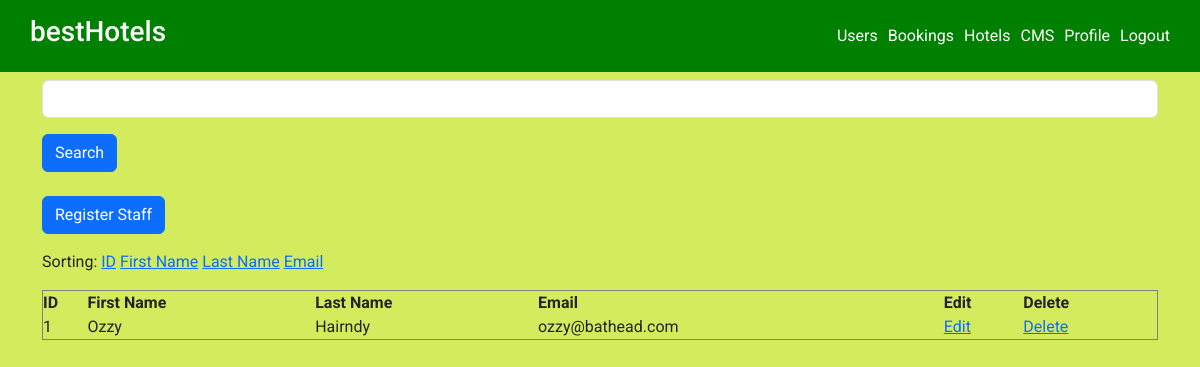
Screenshot of /cms-admin.php (signed in) with the database file from the repository.
### tables this page shows
CREATE TABLE `staff` (
  `staff_id` int(11) NOT NULL AUTO_INCREMENT,
  `staff_firstname` varchar(50) NOT NULL,
  `staff_lastname` varchar(50) NOT NULL,
  `staff_email` varchar(50) NOT NULL,
  `staff_password` varchar(100) NOT NULL,
  PRIMARY KEY (`staff_id`),
  UNIQUE KEY `staff_email` (`staff_email`)
);

### lib/autoloader.php (called while the page is built, shortened)
<?php
    spl_autoload_register( function($class) {
        $classSplit=explode('\\', $class);
        $path = './classes/';
    });
?>

### classes/HotelClasses/User.php (called while the page is built, shortened)
<?php
    class User {
        private $id;
        private $firstName;
        private $lastName;
        private $email;
        function getId() {
            return $this->id;
        }
        function getFirstName() {
            return $this->firstName;
        }
        function getLastName() {
            return $this->lastName;
        }
        function getEmail() {
            return $this->email;
        }
        function setId($id) {
            $this->id = $id;
        }
        function setFirstName($firstName) {
            $this->firstName = $firstName;
        }
        function setLastName($lastName) {
            $this->lastName = $lastName;
        }
        function setEmail($email) {
            $this->email = $email;
        }
    }

### cms-admin.php (the view, shortened to what this page needs)
<?php
    require_once('./lib/autoloader.php');
    require('./lib/get-user-details.php');
    require('./config/db.php');
    if (!isset($_GET["sorting"])) {
        $cmsSorting = "id";
    } else {
        $cmsSorting = $_GET['sorting'];
    }
    if (isset($_POST['search'])) {
        $searchString = "%" . filter_var($_POST["searchText"], FILTER_SANITIZE_STRING) . "%";
        $cmsQuery = 'SELECT * FROM staff WHERE staff.staff_firstname LIKE :ss OR staff.staff_lastname LIKE :ss OR staff.staff_email LIKE :ss OR staff.staff_id LIKE :ss';
    } else {
        $cmsQuery = 'SELECT * FROM staff';
    }
    if ($cmsSorting == 'id') {
        $cmsQuery .= " ORDER BY staff.staff_id";
    } elseif ($cmsSorting == 'fname') {
        $cmsQuery .= " ORDER BY staff.staff_firstname";
    } elseif ($cmsSorting == 'lname') {
        $cmsQuery .= " ORDER BY staff.staff_lastname";
    } elseif ($cmsSorting == 'email') {
        $cmsQuery .= " ORDER BY staff.staff_email";
    }
    if (isset($_POST['search'])) {
        $stmt = $pdo->prepare($cmsQuery);
        $stmt->bindValue(':ss', $searchString);
    } else {
        $stmt = $pdo->prepare($cmsQuery);
    }
    $stmt->execute();
    $allStaff = $stmt->fetchAll();
?>
<div class="container">
    <div class="content">
        <form method="post" name="searchForm" action="cms-admin.php">
            <input type="text" name="searchText" class="form-control mt-2" />
            <button name="search" type="submit" class="btn btn-primary mt-3 mb-2">Search</button>
        </form>
    </div>
    <div>
        <a href="cms-register-cms.php"><button name="registercms" type="button" class="btn btn-primary mt-3 mb-3">Register Staff</button></a>
    </div>
    <div>
        <p>Sorting:
            <a href="<?php $_SERVER['PHP_SELF']; ?>?sorting=id">ID</a>
            <a href="<?php $_SERVER['PHP_SELF']; ?>?sorting=fname">First Name</a>
            <a href="<?php $_SERVER['PHP_SELF']; ?>?sorting=lname">Last Name</a>
            <a href="<?php $_SERVER['PHP_SELF']; ?>?sorting=email">Email</a>
        </p>
    </div>
    <div>
        <table border="1" width="100%">
            <tr>
                <th>ID</th>
                <th>First Name</th>
                <th>Last Name</th>
                <th>Email</th>
                <th>Edit</th>
                <th>Delete</th>
            </tr>
        <?php
        foreach ($allStaff as $staff_item) {
            $oneStaff = new HotelClasses\User();
            $oneStaff->setId($staff_item->staff_id);
            $oneStaff->setFirstName($staff_item->staff_firstname);
            $oneStaff->setLastName($staff_item->staff_lastname);
            $oneStaff->setEmail($staff_item->staff_email);
            echo "<tr>";
            echo "<td>" . $oneStaff->getId() . "</td>";
            echo "<td>" . $oneStaff->getFirstName() . "</td>";
            echo "<td>" . $oneStaff->getLastName() . "</td>";
            echo "<td>" . $oneStaff->getEmail() . "</td>";
            echo '<td><a href="cms-editcms.php?cms_id=' . $oneStaff->getId() . '">Edit</a></td>';
            echo '<td><a href="cms-deletecms.php?cms_id=' . $oneStaff->getId() . '">Delete</a></td>';
            echo "</tr>";
        }
        ?>
        </table>
    </div>
</div>

### css/styles.css (style rules this page uses)
* { margin: 0; padding: 0; box-sizing: border-box; font-family: 'Roboto', sans-serif; }
body { background-color: rgb(211, 235, 92); }
nav { background-color: green; padding: 15px 25px; display: flex; justify-content: space-between; align-items: center; color: #fff; }
nav ul { display: flex; justify-content: space-around; align-items: center; margin-bottom: 0; }
ul li { list-style: none; }
nav a { text-decoration: none; color: #fff; margin-right: 5px; margin-left: 5px; }
.container { padding-bottom: 50px; }

### rows the page displays
staff: staff_id "1", staff_firstname "Ozzy", staff_lastname "Hairndy", staff_email "ozzy@bathead.com"
